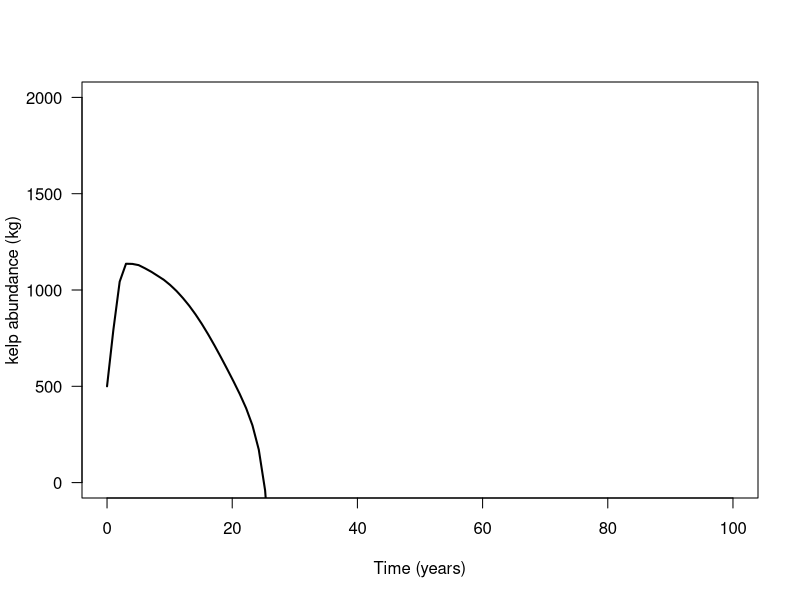
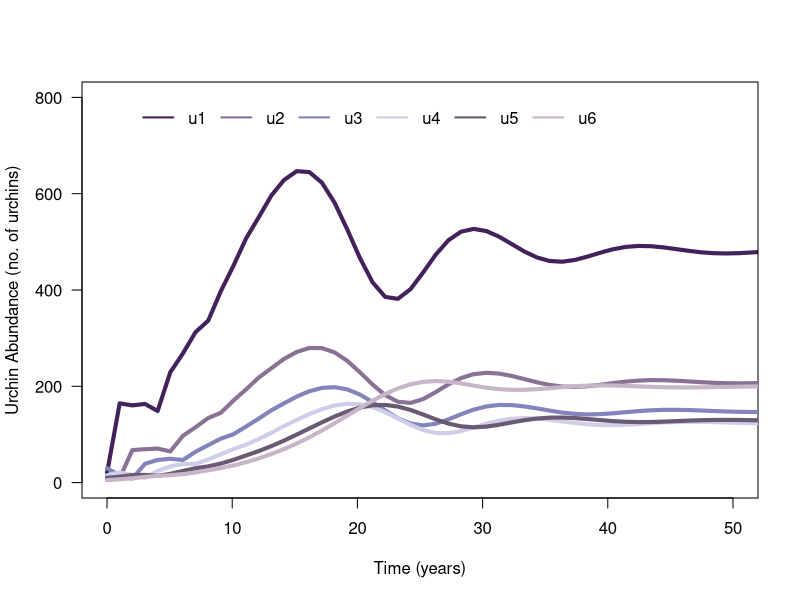
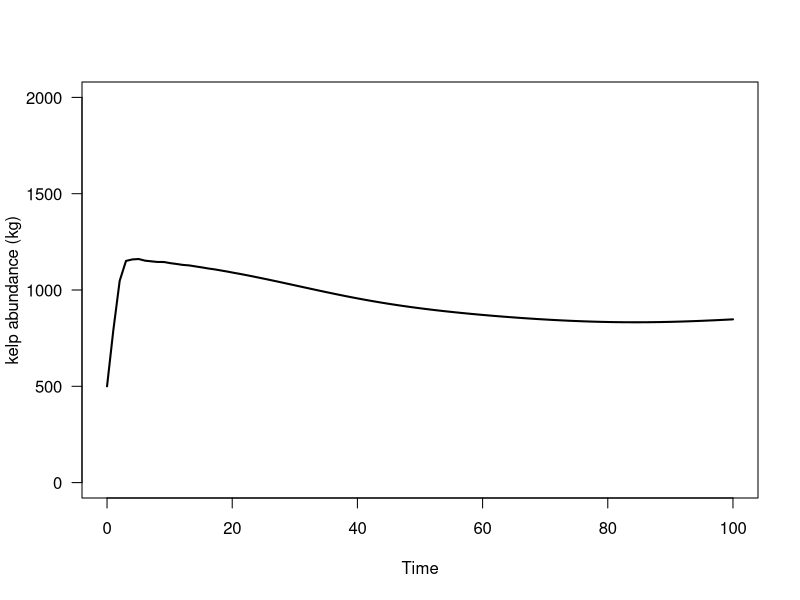
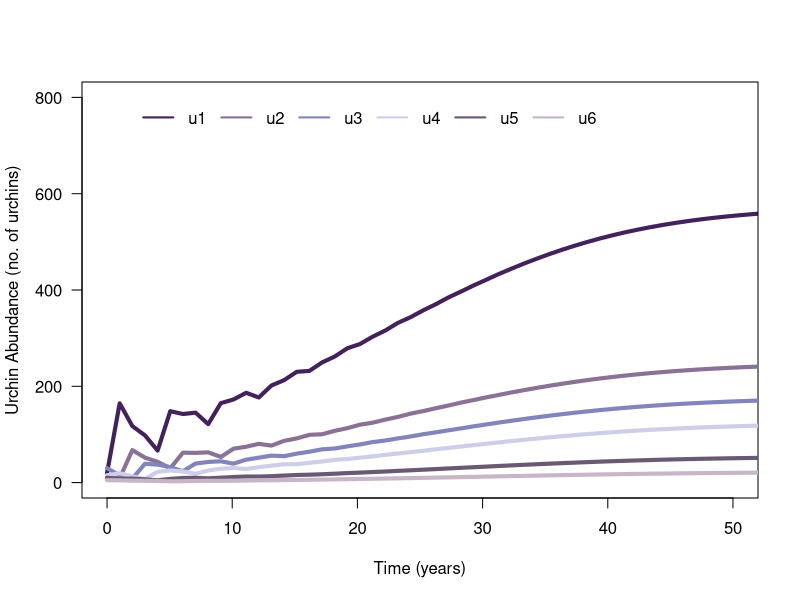
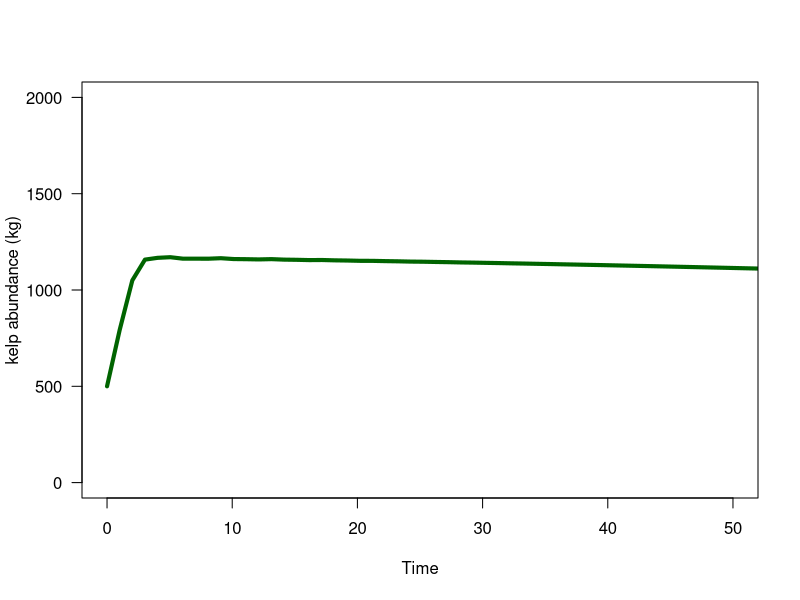
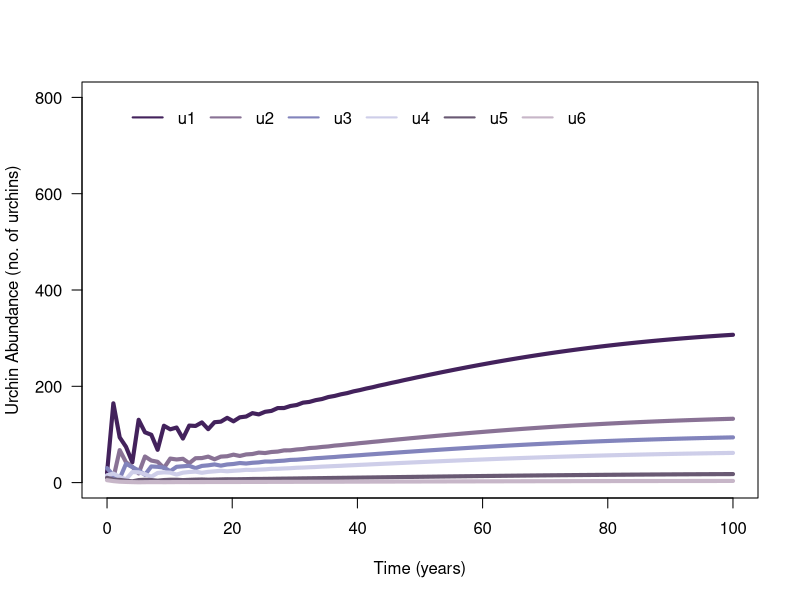
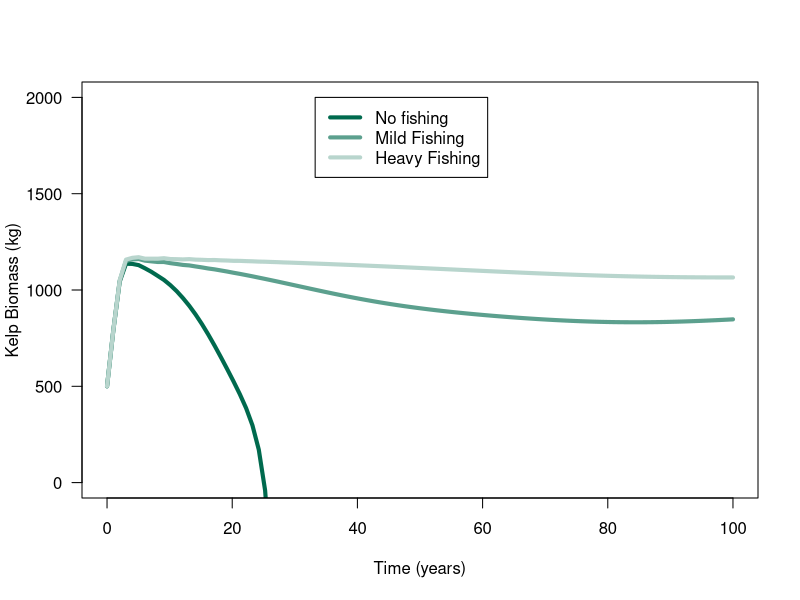

Write the R code that produced these figures, in order.
##### Different amounts of fishing pressure 



###############Parameters 

K<-1200 #Max kelp 
R<-.5 #growth rate of kelp 
u<-0 #harvest of kelp 
K_u<-600 #max urchins
Ro<-6 #growth rate 
a_1<-1.25
a_2<-0.05
b_1<-.15
b_2<-0.05
alpha<-1


gamma_1<-.99 #100% of 1cm urchins will transition into the 2cm size class within a year
gamma_2<-.9
gamma_3<-0.7
gamma_4<-0.5
gamma_5<-0.3
gamma_6<-0.1


b<-.0032674
a<-.009645

c1<- (1.5*24*365*a)*0.001
c2<- (2.5*24*365*a)*0.001
c3<- (3.5*24*365*a)*0.001
c4<- (4.5*24*365*a)*0.001
c5<- (6.5*24*365*a)*0.001
c6<- (7.5*24*365*a)*0.001

tset <- seq(from = 0, to = 100, length.out = 100)


dr.simu <- NaN*tset; dr.simu[1] <- 1.6
dd.simu <- NaN*tset; dr.simu[1] <- 0.2
du.simu <- NaN*tset; dr.simu[1] <- 0.2


k.simu <- NaN*tset; k.simu[1] <- 500
u1.simu <- NaN*tset; u1.simu[1] <- 20
u2.simu <- NaN*tset; u2.simu[1] <- 15
u3.simu <- NaN*tset; u3.simu[1] <- 30
u4.simu <- NaN*tset; u4.simu[1] <- 15
u5.simu <- NaN*tset; u5.simu[1] <- 10
u6.simu <- NaN*tset; u6.simu[1] <- 5


###############No fishing #################################################################################################################################################################################################

Z_1<-.9
Z_2<-.5
Z_3<-.3
Z_4<-.3
Z_5<-.1
Z_6<-.1





for(i in 2:100){
  # calculate change in time
  dt <- tset[i] - tset[i-1]
  
  # store dummy variables
  
  dr<-dr.simu[i-1]
  dd<-dd.simu[i-1]
  du<-du.simu[i-1]
  
  k <- k.simu[i-1]
  u1 <- u1.simu[i-1]
  u2 <- u2.simu[i-1]
  u3 <- u3.simu[i-1]
  u4 <- u4.simu[i-1]
  u5 <- u5.simu[i-1]
  u6 <- u6.simu[i-1]
  
  
  # calculate change in population size
  
  
  #(R*k/((1+((R-1)/(K-(u1*c1+u2*c2+u3*c3+u4*c4+u5*c5+u6*c6))))*k)*dt
  #dk<-((k-((u1*c1+u2*c2+u3*c3+u4*c4+u5*c5+u6*c6)*k))*((exp(c))/(1+d*(k-((u1*c1+u2*c2+u3*c3+u4*c4+u5*c5+u6*c6)*k)))))*dt
  
  
  dr<-a_1+(a_2/2)*(1-cos(pi*2*tset[i]))*dt
  dd<-b_1-b_2*sin(pi*2*tset[i])*dt
  du<-(c1+0.0032674)*u1+
    (c2+0.0032674)*u2+
    (c3+0.0032674)*u3+
    (c4+0.0032674)*u4+
    (c5+0.0032674)*u5+
    (c6+0.0032674)*u6
  
  
  
  dk<- (((1-(k/K))*(dr-dd))*k)-du
  
  
  du1 <- ((Ro*(u4+u5+u6)*(1-((u4+u5+u6)/K_u)))-(gamma_1*exp(-Z_1)*u1))*dt
  du2 <-  ((gamma_1*exp(-Z_1)*u1)+(((1-gamma_2)*exp(-Z_2)*u2)))*dt
  du3 <-  ((gamma_2*exp(-Z_2)*u2)+(((1-gamma_3)*exp(-Z_3)*u3)))*dt
  du4 <-  ((gamma_3*exp(-Z_3)*u3)+(((1-gamma_4)*exp(-Z_4)*u4)))*dt
  du5 <-  ((gamma_4*exp(-Z_4)*u4)+(((1-gamma_5)*exp(-Z_5)*u5)))*dt
  du6 <-  ((gamma_5*exp(-Z_5)*u5)+(((1-gamma_6)*exp(-Z_6)*u6)))*dt
  
  
  # calculate total population size
  u1.simu[i]<-du1
  u2.simu[i]<-du2
  u3.simu[i]<-du3
  u4.simu[i]<-du4
  u5.simu[i]<-du5
  u6.simu[i]<-du6
  k.simu[i]<-k.simu[i-1]+ dk
  du.simu [i]<-du
  dr.simu [i]<-dr
  dd.simu [i]<-dd
  
}

plot(x = tset, y = k.simu, col = 'black', type='l', lwd = 2, las = 1, xlab = 'Time (years)',ylab='kelp abundance (kg)', 
     xlim=c(0,100),
     ylim=c(0,2000))


plot(x = tset, y = u1.simu, col = '#43225c', type='l', lwd = 4, las = 1, xlab = 'Time (years)',ylab='Urchin Abundance (no. of urchins)', 
     xlim=c(0,50),
     ylim=c(0,800))
lines(x = tset, y = u2.simu, col = '#897295', lwd = 4)
lines(x = tset, y = u3.simu, col = '#8284bc', lwd = 4)
lines(x = tset, y = u4.simu, col = '#cecee9', lwd = 4)
lines(x = tset, y = u5.simu, col = '#695973', lwd = 4)
lines(x = tset, y = u6.simu, col = '#c7b6c8', lwd = 4)
legend(x = max(2)*0.849, y = max(800), legend = c('u1','u2', 'u3','u4','u5', 'u6'),lwd = 2, col =c('#43225c', '#897295', '#8284bc','#cecee9', '#695973', '#c7b6c8' ), horiz=TRUE, bty = "n")






## fishing#################################################################################################################################################################################################

k.simu_2 <- NaN*tset; k.simu_2[1] <- 500


Z_1_2<-.9
Z_2_2<-.5
Z_3_2<-.3
Z_4_2<-(.3+0.4)
Z_5_2<-(.1+0.4) #(death rate + fishing pressure)
Z_6_2<-(.1+0.4) #(death rate + fishing pressure)



for(i in 2:100){
  # calculate change in time
  dt <- tset[i] - tset[i-1]
  
  # store dummy variables
  
  dr<-dr.simu[i-1]
  dd<-dd.simu[i-1]
  du<-du.simu[i-1]
  
  k <- k.simu_2[i-1]
  u1 <- u1.simu[i-1]
  u2 <- u2.simu[i-1]
  u3 <- u3.simu[i-1]
  u4 <- u4.simu[i-1]
  u5 <- u5.simu[i-1]
  u6 <- u6.simu[i-1]
  
  
  # calculate change in population size
  
  
  #(R*k/((1+((R-1)/(K-(u1*c1+u2*c2+u3*c3+u4*c4+u5*c5+u6*c6))))*k)*dt
  #dk<-((k-((u1*c1+u2*c2+u3*c3+u4*c4+u5*c5+u6*c6)*k))*((exp(c))/(1+d*(k-((u1*c1+u2*c2+u3*c3+u4*c4+u5*c5+u6*c6)*k)))))*dt
  
  
  dr<-a_1+(a_2/2)*(1-cos(pi*2*tset[i]))*dt
  dd<-b_1-b_2*sin(pi*2*tset[i])*dt
  du<-(c1+0.0032674)*u1+
    (c2+0.0032674)*u2+
    (c3+0.0032674)*u3+
    (c4+0.0032674)*u4+
    (c5+0.0032674)*u5+
    (c6+0.0032674)*u6
  
  
  
  dk<- (((1-(k/K))*(dr-dd))*k)-du
  
  
  du1 <- ((Ro*(u4+u5+u6)*(1-((u4+u5+u6)/K_u)))-(gamma_1*exp(-Z_1_2)*u1))*dt
  du2 <-  ((gamma_1*exp(-Z_1_2)*u1)+(((1-gamma_2)*exp(-Z_2_2)*u2)))*dt
  du3 <-  ((gamma_2*exp(-Z_2_2)*u2)+(((1-gamma_3)*exp(-Z_3_2)*u3)))*dt
  du4 <-  ((gamma_3*exp(-Z_3_2)*u3)+(((1-gamma_4)*exp(-Z_4_2)*u4)))*dt
  du5 <-  ((gamma_4*exp(-Z_4_2)*u4)+(((1-gamma_5)*exp(-Z_5_2)*u5)))*dt
  du6 <-  ((gamma_5*exp(-Z_5_2)*u5)+(((1-gamma_6)*exp(-Z_6_2)*u6)))*dt
  
  
  # calculate total population size
  u1.simu[i]<-du1
  u2.simu[i]<-du2
  u3.simu[i]<-du3
  u4.simu[i]<-du4
  u5.simu[i]<-du5
  u6.simu[i]<-du6
  k.simu_2 [i]<-k.simu_2[i-1]+ dk
  du.simu [i]<-du
  dr.simu [i]<-dr
  dd.simu [i]<-dd
  
}

plot(x = tset, y = k.simu_2, col = 'black', type='l', lwd = 2, las = 1, xlab = 'Time',ylab='kelp abundance (kg)', 
     xlim=c(0,100),
     ylim=c(0,2000))


plot(x = tset, y = u1.simu, col = '#43225c', type='l', lwd = 4, las = 1, xlab = 'Time (years)',ylab='Urchin Abundance (no. of urchins)', 
     xlim=c(0,50),
     ylim=c(0,800))
lines(x = tset, y = u2.simu, col = '#897295', lwd = 4)
lines(x = tset, y = u3.simu, col = '#8284bc', lwd = 4)
lines(x = tset, y = u4.simu, col = '#cecee9', lwd = 4)
lines(x = tset, y = u5.simu, col = '#695973', lwd = 4)
lines(x = tset, y = u6.simu, col = '#c7b6c8', lwd = 4)
legend(x = max(2)*0.849, y = max(800), legend = c('u1','u2', 'u3','u4','u5', 'u6'),lwd = 2, col =c('#43225c', '#897295', '#8284bc','#cecee9', '#695973', '#c7b6c8' ), horiz=TRUE, bty = "n")



#### High Fishing 

k.simu_3 <- NaN*tset; k.simu_3[1] <- 500

Z_1_3<-.9
Z_2_3<-.5
Z_3_3<-.3
Z_4_3<-(.3+0.6)
Z_5_3<-(.1+0.8) #(death rate + fishing pressure)
Z_6_3<-(.1+0.8) #(death rate + fishing pressure)



for(i in 2:100){
  # calculate change in time
  dt <- tset[i] - tset[i-1]
  
  # store dummy variables
  
  dr<-dr.simu[i-1]
  dd<-dd.simu[i-1]
  du<-du.simu[i-1]
  
  k <- k.simu_3[i-1]
  u1 <- u1.simu[i-1]
  u2 <- u2.simu[i-1]
  u3 <- u3.simu[i-1]
  u4 <- u4.simu[i-1]
  u5 <- u5.simu[i-1]
  u6 <- u6.simu[i-1]
  
  
  # calculate change in population size
  
  
  #(R*k/((1+((R-1)/(K-(u1*c1+u2*c2+u3*c3+u4*c4+u5*c5+u6*c6))))*k)*dt
  #dk<-((k-((u1*c1+u2*c2+u3*c3+u4*c4+u5*c5+u6*c6)*k))*((exp(c))/(1+d*(k-((u1*c1+u2*c2+u3*c3+u4*c4+u5*c5+u6*c6)*k)))))*dt
  
  
  dr<-a_1+(a_2/2)*(1-cos(pi*2*tset[i]))*dt
  dd<-b_1-b_2*sin(pi*2*tset[i])*dt
  du<-(c1+0.0032674)*u1+
    (c2+0.0032674)*u2+
    (c3+0.0032674)*u3+
    (c4+0.0032674)*u4+
    (c5+0.0032674)*u5+
    (c6+0.0032674)*u6
  
  
  
  dk<- (((1-(k/K))*(dr-dd))*k)-du
  
  
  du1 <- ((Ro*(u4+u5+u6)*(1-((u4+u5+u6)/K_u)))-(gamma_1*exp(-Z_1_3)*u1))*dt
  du2 <-  ((gamma_1*exp(-Z_1_3)*u1)+(((1-gamma_2)*exp(-Z_2_3)*u2)))*dt
  du3 <-  ((gamma_2*exp(-Z_2_3)*u2)+(((1-gamma_3)*exp(-Z_3_3)*u3)))*dt
  du4 <-  ((gamma_3*exp(-Z_3_3)*u3)+(((1-gamma_4)*exp(-Z_4_3)*u4)))*dt
  du5 <-  ((gamma_4*exp(-Z_4_3)*u4)+(((1-gamma_5)*exp(-Z_5_3)*u5)))*dt
  du6 <-  ((gamma_5*exp(-Z_5_3)*u5)+(((1-gamma_6)*exp(-Z_6_3)*u6)))*dt
  
  
  # calculate total population size
  u1.simu[i]<-du1
  u2.simu[i]<-du2
  u3.simu[i]<-du3
  u4.simu[i]<-du4
  u5.simu[i]<-du5
  u6.simu[i]<-du6
  k.simu_3 [i]<-k.simu_3[i-1]+ dk
  du.simu [i]<-du
  dr.simu [i]<-dr
  dd.simu [i]<-dd
  
}

plot(x = tset, y = k.simu_3, col = 'dark green', type='l', lwd = 4, las = 1, xlab = 'Time',ylab='kelp abundance (kg)', 
     xlim=c(0,50),
     ylim=c(0,2000))


plot(x = tset, y = u1.simu, col = '#43225c', type='l', lwd = 4, las = 1, xlab = 'Time (years)',ylab='Urchin Abundance (no. of urchins)', 
     xlim=c(0,100),
     ylim=c(0,800))
lines(x = tset, y = u2.simu, col = '#897295', lwd = 4)
lines(x = tset, y = u3.simu, col = '#8284bc', lwd = 4)
lines(x = tset, y = u4.simu, col = '#cecee9', lwd = 4)
lines(x = tset, y = u5.simu, col = '#695973', lwd = 4)
lines(x = tset, y = u6.simu, col = '#c7b6c8', lwd = 4)
legend(x = max(2)*0.849, y = max(800), legend = c('u1','u2', 'u3','u4','u5', 'u6'),lwd = 2, col =c('#43225c', '#897295', '#8284bc','#cecee9', '#695973', '#c7b6c8' ), horiz=TRUE, bty = "n")










plot(x = tset, y = k.simu, col = '#006a4e', type='l', lwd = 4, las = 1, xlab = 'Time (years)',ylab='Kelp Biomass (kg)',
     xlim=c(0,100),
     ylim=c(0,2000))
lines(x = tset, y = k.simu_2, col = '#5ca08e', lwd = 4)
lines(x = tset, y = k.simu_3, col = '#b8d5cd', lwd = 4)
legend(x = max(50)*0.665, y = max(2000), legend = c('No fishing','Mild Fishing', 'Heavy Fishing'),lwd = 4, col =c('#006a4e', '#5ca08e', '#b8d5cd'))


tail(k.simu_3)


